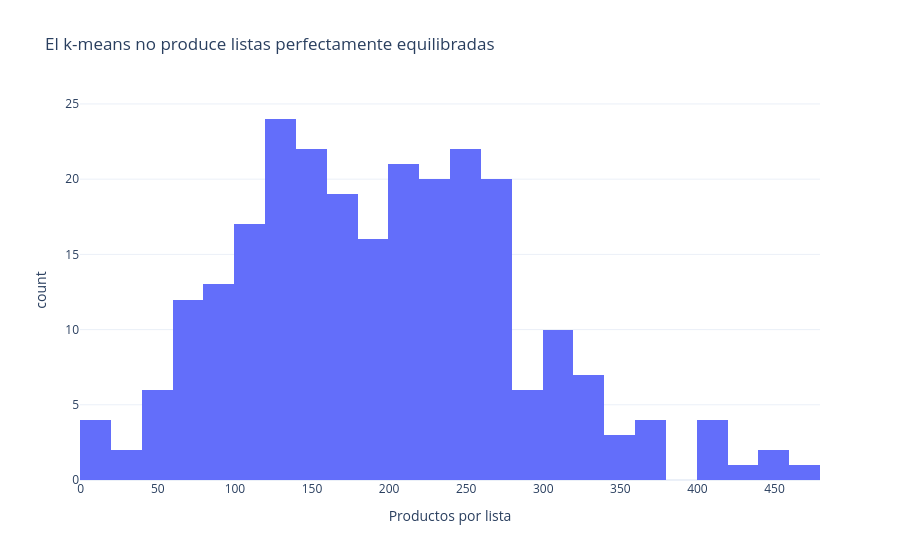

Source (notebook cell):
### Code cell
list_figure = px.histogram(
    x=ivf_list_sizes,
    nbins=30,
    labels={"x": "Productos por lista", "y": "Número de listas"},
    title="El k-means no produce listas perfectamente equilibradas",
)
list_figure.show()

### Figure 1 — Plotly figure (JSON) as saved in the notebook; plotly's stock layout.template omitted (floating-point values rounded to 4 significant figures; data arrays with more than 128 entries replaced by an {"elided": "..."} marker saying what was removed)
{"data": [{"bingroup": "x", "hovertemplate": "Productos por lista=%{x}<br>count=%{y}<extra></extra>", "legendgroup": "", "marker": {"color": "#636efa", "pattern": {"shape": ""}}, "name": "", "nbinsx": 30, "orientation": "v", "showlegend": false, "type": "histogram", "x": {"elided": "256 int values"}, "xaxis": "x", "yaxis": "y"}], "layout": {"barmode": "relative", "legend": {"tracegroupgap": 0}, "title": {"text": "El k-means no produce listas perfectamente equilibradas"}, "xaxis": {"anchor": "y", "domain": [0, 1], "title": {"text": "Productos por lista"}}, "yaxis": {"anchor": "x", "domain": [0, 1], "title": {"text": "count"}}}}
